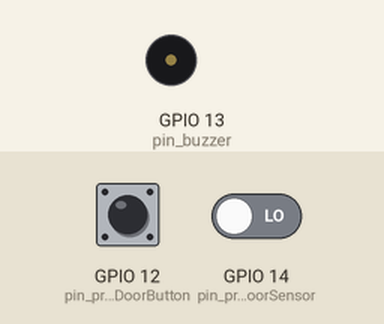
This sketch was run on a simulated ESP8266 (NodeMCU). Parts: buzzer (waves = sounding, pin HIGH). The test bench sets the inputs (shaded band); at power-on: GPIO 12 (pin_principalDoorButton) LOW, GPIO 14 (pin_principalDoorSensor) LOW. WiFi joins after 1.5 s; servers stay silent unless stated; EEPROM starts erased; web services answer with replies made up by the test bench.

Above: at 2.6 s.
At 10.78 s:
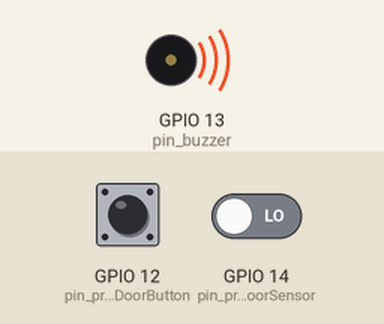
Timing chart, 0 to 12.5 s (numbered marks = the images above):
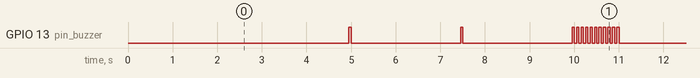

The sketch:

nodeMcu.ino
```cpp
#include <WiFiUdp.h>
#include <ESP8266WiFi.h>
#include <ESP8266HTTPClient.h>
#include <EEPROM.h>
WiFiUDP ntpUDP;
WiFiClient client;
HTTPClient https;

#define pin_buzzer 13
#define pin_principalDoorSensor 14
#define pin_principalDoorButton 12

bool alarmTriggered = false;
bool deactivateAlarmUntilNextOpen = false;
bool alarmTemporizer = true;
int secondsWithoutPressingPrincipalDoorButton_alarmNotTriggered = 0;
int secondsPressingPrincipalDoorButton_alarmTriggered = 0;
int secondsBeforeTriggeringAlarm = 60;
int secondsPressingButtonToDeactivateAlarm = 5;

struct destinatary {
  String phone;
  String apikey;
};
const int destinatariesLength = 2;
destinatary destinataries[destinatariesLength];

void wifiConnect() {
  WiFi.mode(WIFI_STA);
  WiFi.begin("choripan-atenea-pumba", "super mascotas");
  while (WiFi.status() != WL_CONNECTED) {
    delay(1000);
  }
}

void sendWhatsappToAlldestinataries(String text) {
  for (int i = 0; i < destinatariesLength; i++) {
    https.begin(client, "http://api.callmebot.com/whatsapp.php?phone=" + destinataries[i].phone + "&text=" + text + "&apikey=" + destinataries[i].apikey);
    int httpCode = https.GET();
    https.end();
  }
}

String readPrincipalDoorSensor() {
  if (digitalRead(pin_principalDoorSensor)) {
    return "open";
  }
  return "close";
}

String readPrincipalDoorButton() {
  if (digitalRead(pin_principalDoorButton)) {
    return "unpressed";
  }
  return "pressed";
}

void notificationDeactivateAlarmUntilNextOpen() {
  digitalWrite(pin_buzzer, LOW);
  delay(50);
  digitalWrite(pin_buzzer, HIGH);
  delay(50);
  digitalWrite(pin_buzzer, LOW);
  delay(50);
  digitalWrite(pin_buzzer, HIGH);
  delay(50);
  digitalWrite(pin_buzzer, LOW);
}

void notificationAlarmTriggered() {
  digitalWrite(pin_buzzer, HIGH);
}

void notificationDeactivatingAlarm() {
  digitalWrite(pin_buzzer, LOW);
  delay(50);
  digitalWrite(pin_buzzer, HIGH);
  delay(50);
  digitalWrite(pin_buzzer, LOW);
}

void notificationAlarmDeactivated() {
  digitalWrite(pin_buzzer, LOW);
  delay(50);
  digitalWrite(pin_buzzer, HIGH);
  delay(50);
  digitalWrite(pin_buzzer, LOW);
  delay(50);
  digitalWrite(pin_buzzer, HIGH);
  delay(50);
  digitalWrite(pin_buzzer, LOW);
  delay(50);
  digitalWrite(pin_buzzer, HIGH);
  delay(50);
  digitalWrite(pin_buzzer, LOW);
  delay(50);
  digitalWrite(pin_buzzer, HIGH);
  delay(50);
  digitalWrite(pin_buzzer, LOW);
  delay(50);
  digitalWrite(pin_buzzer, HIGH);
  delay(50);
  digitalWrite(pin_buzzer, LOW);
  delay(50);
  digitalWrite(pin_buzzer, HIGH);
  delay(50);
  digitalWrite(pin_buzzer, LOW);
  delay(50);
  digitalWrite(pin_buzzer, HIGH);
  delay(50);
  digitalWrite(pin_buzzer, LOW);
  delay(50);
  digitalWrite(pin_buzzer, HIGH);
  delay(50);
  digitalWrite(pin_buzzer, LOW);
  delay(50);
  digitalWrite(pin_buzzer, HIGH);
  delay(50);
  digitalWrite(pin_buzzer, LOW);
  delay(50);
  digitalWrite(pin_buzzer, HIGH);
  delay(50);
  digitalWrite(pin_buzzer, LOW);
}

void setup() {
  // Serial.begin(9600);
  delay(500);
  wifiConnect();

  pinMode(pin_principalDoorSensor, INPUT);
  pinMode(pin_principalDoorButton, INPUT);
  pinMode(pin_buzzer, OUTPUT);
  digitalWrite(pin_buzzer, LOW);

  EEPROM.begin(1);
  EEPROM.get(0, alarmTriggered);

  destinataries[0].phone = "56963469808"; destinataries[0].apikey = "4058999";
  destinataries[1].phone = "56976155131"; destinataries[1].apikey = "7534456";
}

void loop() {
  delay(2000);

  String principalDoorStatus = readPrincipalDoorSensor();
  String principalDoorButtonStatus = readPrincipalDoorButton();

  if (alarmTriggered) {
    sendWhatsappToAlldestinataries("ALARMA+ROBO+en:+Avenida+del+Canal+19784,+Pudahuel,+.+.+.+vehiculos+del+hogar:+Suzuky+Swift+Rojo,+Mazda+mx5(deportivo)+Blanco");
    notificationAlarmTriggered();

    if (principalDoorButtonStatus == "pressed") {
      notificationDeactivatingAlarm();

      secondsPressingPrincipalDoorButton_alarmTriggered = 2 + secondsPressingPrincipalDoorButton_alarmTriggered;

      if (secondsPressingPrincipalDoorButton_alarmTriggered > secondsPressingButtonToDeactivateAlarm) {

        alarmTriggered = false;
        EEPROM.put(0, alarmTriggered);
        EEPROM.commit();
        secondsPressingPrincipalDoorButton_alarmTriggered = 0;
        alarmTemporizer = false;
        deactivateAlarmUntilNextOpen = true;

        notificationAlarmDeactivated();
      }
    }

    if (principalDoorButtonStatus == "unpressed") {
      secondsPressingPrincipalDoorButton_alarmTriggered = 0;
    }
  }
  else {
    if (principalDoorStatus == "close") {
      deactivateAlarmUntilNextOpen = false;
    }
    if (principalDoorStatus == "open" && !deactivateAlarmUntilNextOpen) {
      alarmTemporizer = true;
    }
    if (alarmTemporizer == true) {
      secondsWithoutPressingPrincipalDoorButton_alarmNotTriggered = 2 + secondsWithoutPressingPrincipalDoorButton_alarmNotTriggered;

      if (principalDoorButtonStatus == "pressed") {
        notificationDeactivateAlarmUntilNextOpen();
        alarmTemporizer = false;
        deactivateAlarmUntilNextOpen = true;
        secondsWithoutPressingPrincipalDoorButton_alarmNotTriggered = 0;
      }

      if (secondsWithoutPressingPrincipalDoorButton_alarmNotTriggered > secondsBeforeTriggeringAlarm) {
        alarmTriggered = true;
        EEPROM.put(0, alarmTriggered);
        EEPROM.commit();
        secondsWithoutPressingPrincipalDoorButton_alarmNotTriggered = 0;
      }
    }
  }
}
```

Measured:
- by itself, GPIO 13 (pin_buzzer): goes HIGH 0.05 s, LOW 2.5 s, HIGH 0.05 s, LOW 2.5 s, 10 × (HIGH 0.05 s, LOW 0.05 s), HIGH 0.05 s, then LOW
